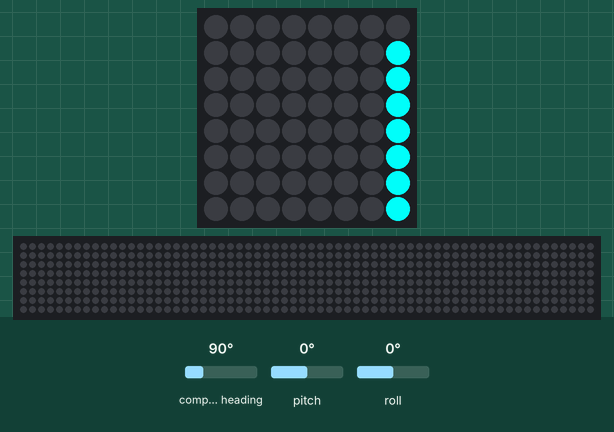
This program was run on a simulated Raspberry Pi (BCM pin numbers) with a Sense HAT. Shown: the Sense HAT's 8×8 RGB LED matrix, a strip that is not on the board, showing the scrolling text unrolled. Inputs (shaded band) come from the test bench; at power-on: compass heading 90°, pitch 0°, roll 0°. Random numbers come from a fixed seed; the 64×8 strip is a reading aid, not a part: it shows the text the matrix is scrolling, unrolled, one strip-width of it at a time; the Sense HAT reports a negative pitch or roll as 360° plus the angle. At 25.5 s the program stops and its outputs stay as they are.

Above: at 0.09 s.
At 3.61 s:
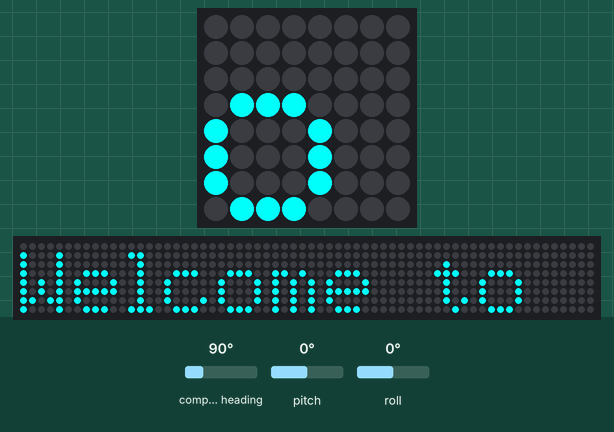
At 7.1 s:
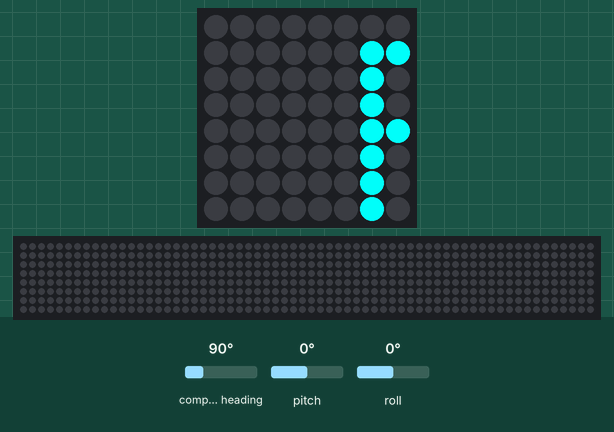
At 13.8 s:
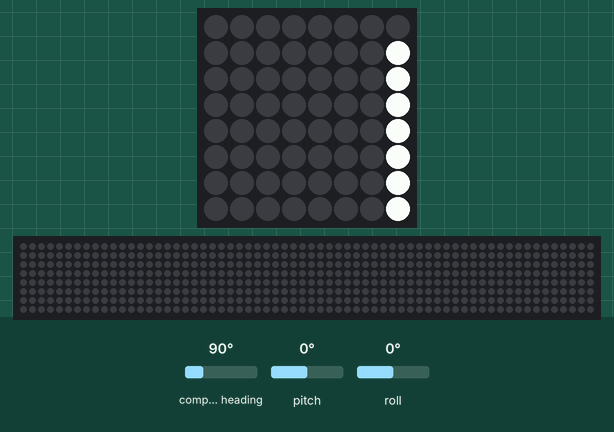
At 14.72 s:
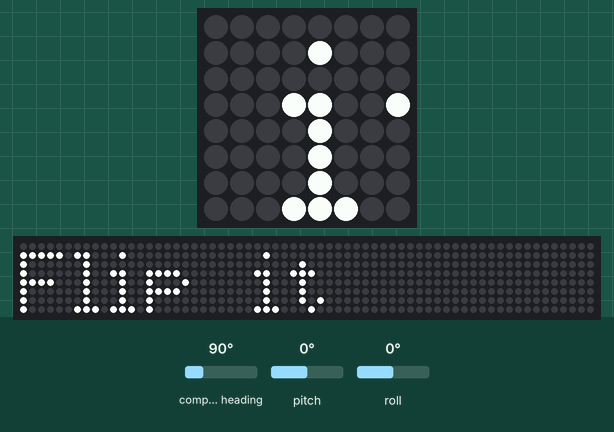
At 24.41 s:
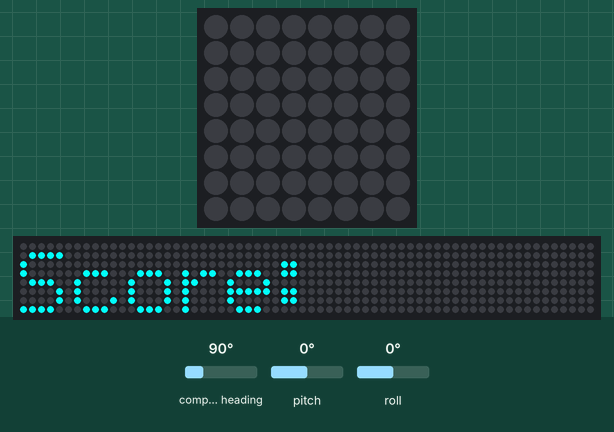

The program:

BopIt.py
```python
from Gyro import gyro
from score import score
from sense_hat import SenseHat
from random import randint
import time
sh = SenseHat()
sh.set_rotation(180)
g = gyro()
s = score("PlayerOne")
myList = ["Flip it", "Flick it", "Shake it"]
sh.show_message("Welcome to BopIt", scroll_speed=0.06, text_colour=[0,255,255])
time.sleep(1)
sh.show_message("Ready? Lets Go!", scroll_speed=0.06, text_colour=[0,255,255])
gameOver = False

def command(n, g, gameOver):
    time.sleep(1)
    sh.show_message(myList[n], scroll_speed=0.03)
    k = 10
    while(k > 0 and gameOver == False):
        time.sleep(0.25)
        k -= 1
        if(n == 0 and g.flipped()):
            s.changeScore(1)
            gameOver = command(randint(0,2), g, gameOver)
        elif(n == 1):
            for event in sh.stick.get_events():
                if(event.action == 'pressed'):
                    s.changeScore(1)
                    gameOver = command(randint(0,2), g, gameOver)
        elif(n == 2 and g.shook()):
            s.changeScore(1)
            gameOver = command(randint(0,2), g, gameOver)
    if(gameOver == False):
        sh.show_message("Game Over... Score: ",scroll_speed=0.06, text_colour=[0,255,255])
        sh.show_message(str(s.showScore()),scroll_speed=0.06, text_colour=[0,255,255])
        return True

command(randint(0,2), g, gameOver)
```

Gyro.py
```python
from sense_hat import SenseHat
class gyro:
    def __init__(self):
        self.roll = 0
        self.pitch = 0
        self.yaw = 0
        self.aroll = 0
        self.apitch = 0
        self.ayaw = 0

    def update(self):
        sense = SenseHat()
        sense.clear()
        o = sense.get_orientation()
        a = sense.get_accelerometer()
        self.pitch = o["pitch"]
        self.roll = o["roll"]
        self.yaw = o["yaw"]
        self.apitch = a["pitch"]
        self.aroll = a["roll"]
        self.ayaw = a["yaw"]

    def getRoll(self):
        return self.roll

    def getPitch(self):
        return self.pitch

    def getYaw(self):
        return self.yaw

    def getaRoll(self):
        return self.aroll

    def getaPitch(self):
        return self.apitch

    def getaYaw(self):
        return self.ayaw

    def flipped(self):
        self.update()
        if(self.getRoll() > 160 and self.getRoll() < 200):
            return True

    def shook(self):
        self.update()
        if(self.getaYaw() > 160 and self.getaYaw() < 200):
            return True
```

score.py
```python
class score:
    def __init__(self, name):
        self.score = 0
        self.name = name

    def changeScore(self, score):
        self.score = self.score + score

    def resetScore(self):
        self.score = 0

    def showScore(self):
        return self.score

    def changeName(self,name):
        self.name = name

    def showName(self):
        return self.name
```

Measured:
- what the display in image 5 shows lasts 0.4 s, from 24.2 s to 24.6 s
